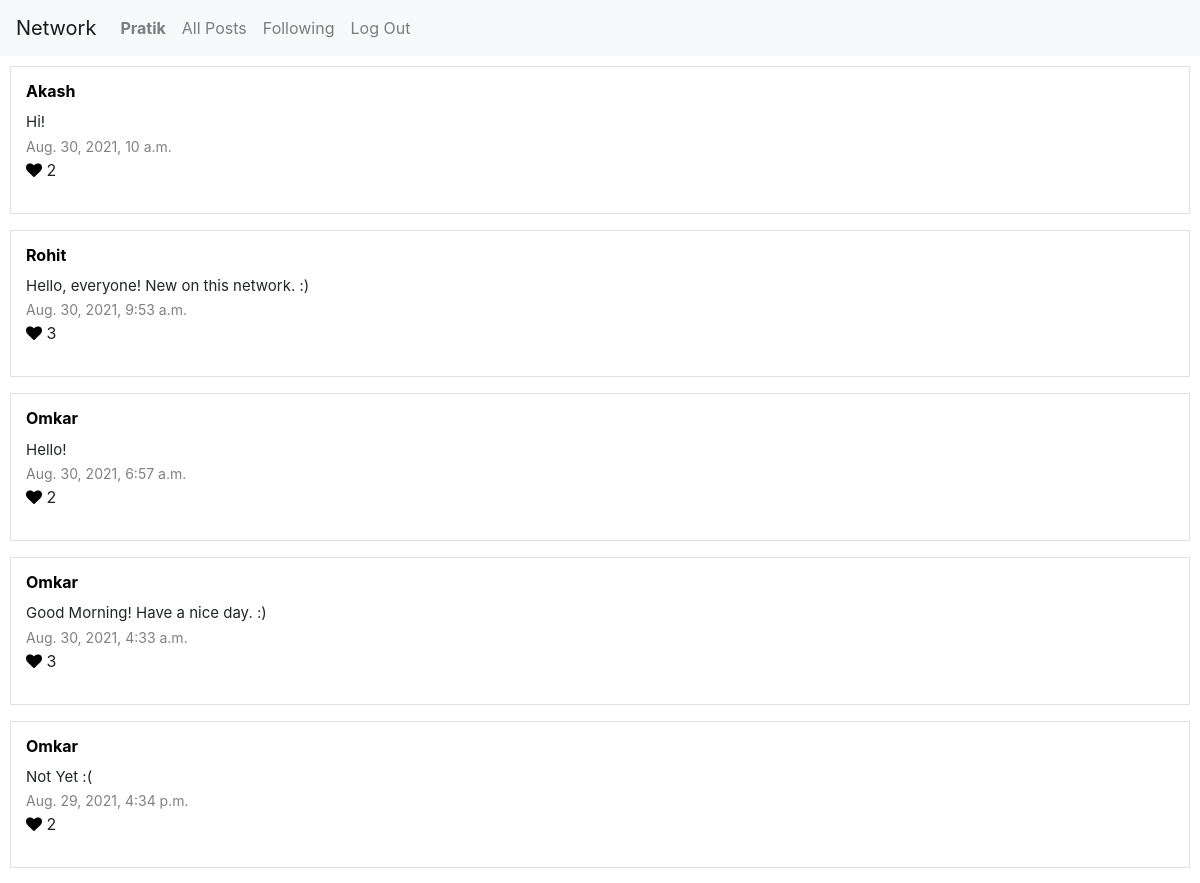
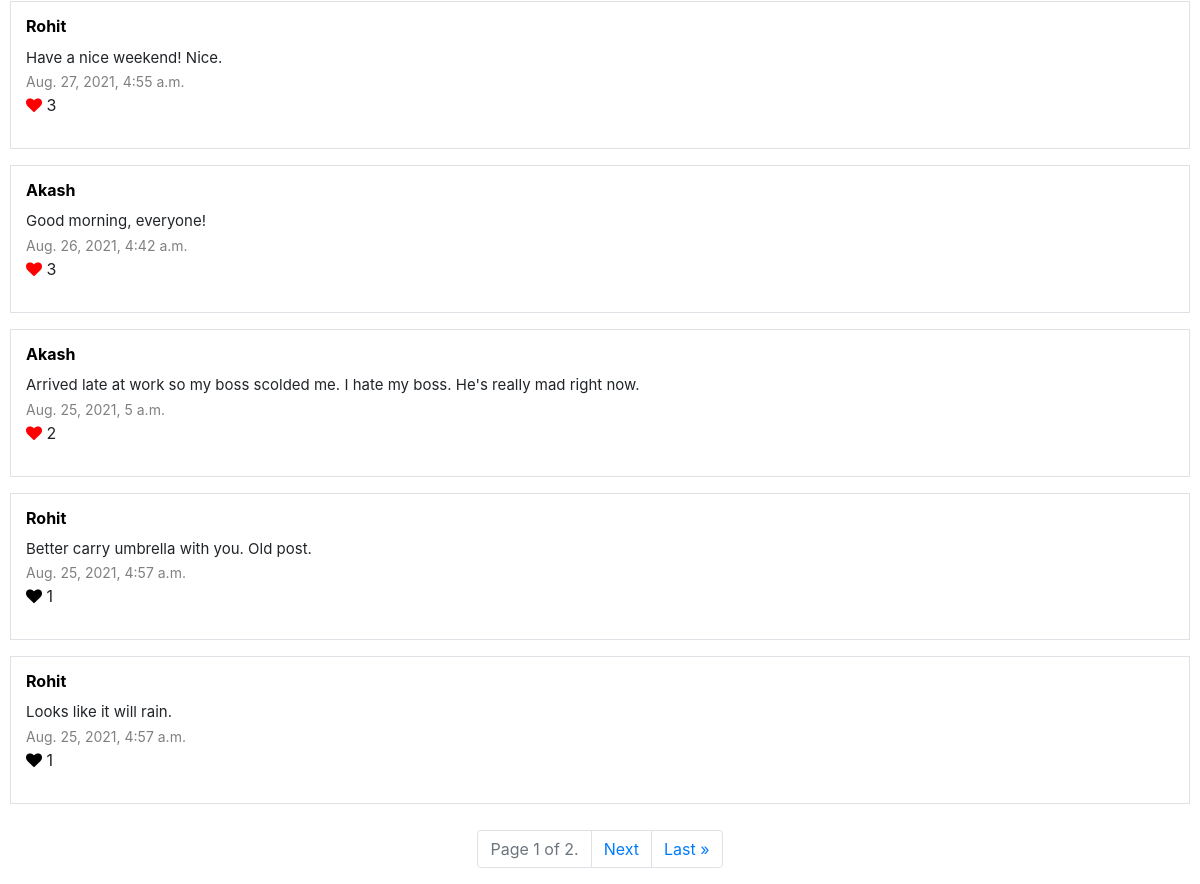
The page /following (signed in) on the database its author committed (2 pictures, top to bottom).
### network/models.py (models this page shows, shortened)
class User(AbstractUser):
    following = models.ManyToManyField(
        "User",
        related_name="followers"
    )

class Post(models.Model):
    uploader = models.ForeignKey(
        User,
        on_delete=models.CASCADE,
        related_name="post_uploader"
    )
    body = models.TextField(blank=True)
    timestamp = models.DateTimeField(auto_now_add=True)
    likes = models.ManyToManyField(
        User,
        related_name="post_liked"
    )
    class Meta:
        ordering = ['-timestamp']

### network/views.py (the view)
# urls.py: path("following", views.following, name="following"),
@login_required
def following(request):
    username = request.user
    posts = Post.objects.filter(uploader__in=username.following.all())
    paginator = Paginator(posts, 10)
    page_number = request.GET.get('page')
    page_obj = paginator.get_page(page_number)
    posts = page_obj.object_list
    return render(request, "network/following.html", {
        "posts": posts,
        "page_obj": page_obj
    })

### network/templates/network/following.html (shortened to what this page needs)
{% extends "network/layout.html" %}
{% block body %}
<div style="padding: 10px;">
    {% for post in posts %}
        <div class="mb-3 border" style="padding: 15px;">
            {% if user.is_authenticated %}
            <a href="{% url 'profile' post.uploader.id %}" style="color: black;">
                <h6>
                    <strong>{{ post.uploader.username }}</strong>
                </h6>
            </a>
            {% else %}
                <h6><strong>{{ post.uploader.username }}</strong></h6>
            {% endif %}
            <p>
                <span id="body-{{ post.id }}" style="font-size: 15px;">{{ post.body }}</span>
                <br />
                <span style="color: gray; font-size: 14px;">
                    {{ post.timestamp }}
                </span>
                <br />
                {% if user.is_authenticated %}
                    {% if user in post.likes.all %}
                        <span>
                            <i class="fa fa-heart" style="color:red; cursor: pointer;" id="like-btn-{{ post.id }}" onclick="like('{{ post.id }}')"></i>
                        </span>
                    {% else %}
                        <span>
                            <i class="fa fa-heart" style="color:black; cursor: pointer;" id="like-btn-{{ post.id }}" onclick="like('{{ post.id }}')"></i>
                        </span>
                    {% endif %}
                {% else %}
                    <span>
                        <i class="fa fa-heart" style="color:black; cursor: pointer;"></i>
                    </span>
                {% endif %}
                <span id="like-count-{{ post.id }}">
                    {{ post.likes.all.count }}
                </span>
            </p>
        </div>
    {% empty %}
        <h5>No Posts.</h5>
    {% endfor %}
</div>
<nav aria-label="Page navigation example">
    <ul class="pagination justify-content-center">
        <li class="page-item disabled">
            <a class="page-link" href="#" tabindex="-1" aria-disabled="true">Page {{ page_obj.number }} of {{ page_obj.paginator.num_pages }}.</a>
        </li>
    {% if page_obj.has_next %}
        <li class="page-item"><a class="page-link" href="?page={{ page_obj.next_page_number }}">Next</a></li>
        <li class="page-item"><a class="page-link" href="?page={{ page_obj.paginator.num_pages }}">Last &raquo;</a></li>
    {% endif %}
    </ul>
</nav>
{% endblock %}

### network/templates/network/layout.html (shortened to what this page needs)
{% load static %}
<!DOCTYPE html>
<html lang="en">
    <head>
        <link rel="stylesheet" href="https://stackpath.bootstrapcdn.com/bootstrap/4.4.1/css/bootstrap.min.css">
        <link rel="stylesheet" href="https://cdnjs.cloudflare.com/ajax/libs/font-awesome/4.7.0/css/font-awesome.min.css">
        <link href="{% static 'network/styles.css' %}" rel="stylesheet">
    </head>
    <body>
        <nav class="navbar navbar-expand-lg navbar-light bg-light">
            <a class="navbar-brand" href="{% url 'index' %}">Network</a>
            <div>
              <ul class="navbar-nav mr-auto">
                {% if user.is_authenticated %}
                    <li class="nav-item">
                        <a class="nav-link" href="{% url 'profile' user.id %}"><strong>{{ user.username }}</strong></a>
                    </li>
                {% endif %}
                <li class="nav-item">
                  <a class="nav-link" href="{% url 'index' %}">All Posts</a>
                </li>
                {% if user.is_authenticated %}
                    <li class="nav-item">
                        <a class="nav-link" href="{% url 'following' %}">Following</a>
                    </li>
                    <li class="nav-item">
                        <a class="nav-link" href="{% url 'logout' %}">Log Out</a>
                    </li>
                {% endif %}
              </ul>
            </div>
          </nav>
        <div class="body">
            {% block body %}
            {% endblock %}
        </div>
    </body>
</html>

### rows shown on the page
User: username "Pratik"
Post: uploader.username "Akash", body "Hi!", timestamp "Aug. 30, 2021, 10 a.m.", likes.all.count "2"
Post: uploader.username "Rohit", body "Hello, everyone! New on this network. :)", timestamp "Aug. 30, 2021, 9:53 a.m.", likes.all.count "3"
Post: uploader.username "Omkar", body "Hello!", timestamp "Aug. 30, 2021, 6:57 a.m.", likes.all.count "2"
Post: uploader.username "Omkar", body "Good Morning! Have a nice day. :)", timestamp "Aug. 30, 2021, 4:33 a.m.", likes.all.count "3"
Post: uploader.username "Omkar", body "Not Yet :(", timestamp "Aug. 29, 2021, 4:34 p.m.", likes.all.count "2"
Post: uploader.username "Rohit", body "Have a nice weekend! Nice.", timestamp "Aug. 27, 2021, 4:55 a.m.", likes.all.count "3"
Post: uploader.username "Akash", body "Good morning, everyone!", timestamp "Aug. 26, 2021, 4:42 a.m.", likes.all.count "3"
Post: uploader.username "Akash", body "Arrived late at work so my boss scolded me. I hate my boss. He's really mad right now.", timestamp "Aug. 25, 2021, 5 a.m.", likes.all.count "2"
Post: uploader.username "Rohit", body "Better carry umbrella with you. Old post.", timestamp "Aug. 25, 2021, 4:57 a.m.", likes.all.count "1"
Post: uploader.username "Rohit", body "Looks like it will rain.", timestamp "Aug. 25, 2021, 4:57 a.m.", likes.all.count "1"

### other values the page prints
{{ page_obj.number }} "1"
{{ page_obj.paginator.num_pages }} "2"
